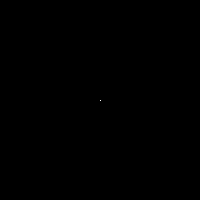
#> input picture challenge_22/white.gif, 200 x 200 px
$ python challenge_22.py
#> lines starting #> are read from the running program, lines starting #| are printed output that depends on the picture; after the words box and inside, x2 and y2 are one past the last pixel; in counts of white or black regions, pixels touching at a corner belong together
# Challenge 22

from PIL import Image


def draw_dot(i, x, y, size=1):
    for r in range(size):
        for c in range(size):
            i.putpixel((x + r, y + c), 0)


img = Image.open("white.gif")
#> img is the input picture: PIL image 200x200 P; values 0 (black) and 8 (white), 0% white in thin lines or dots, all inside (x1, y1, x2, y2) = (100, 100, 101, 101)
new = Image.new("RGB", (400, 100), "white")
#> new: PIL image 400x100 RGB; every value is 255

x, y = -70, 50
for frame in range(img.n_frames):
    img.seek(frame)
    left, top, *_ = img.getbbox()
    left -= 100
    top -= 100
    if left == top == 0:
        x += 80
        y = 50
    x += left
    y += top
    draw_dot(new, x, y, 3)
#> this loop made 133 passes
#> (left, top, x, y) on passes 1 to 12: (0, 0, 10, 50), (0, 2, 10, 52), (0, 2, 10, 54), (0, 2, 10, 56), (0, 2, 10, 58), (0, 2, 10, 60), (0, 2, 10, 62), (0, 2, 10, 64), (0, 2, 10, 66), (2, 2, 12, 68), (2, 0, 14, 68), (2, 0, 16, 68)
#> (left, top, x) on passes 81, 102: (0, 0, 274), (0, 0, 370)
#> img: PIL image 200x200 RGB; values 0 (black) and 8 (white), 0% white in thin lines or dots, all inside (x1, y1, x2, y2) = (98, 98, 99, 99)
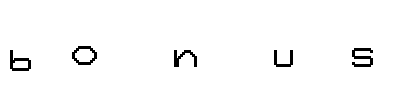
#> new: PIL image 400x100 RGB; 97.8% white; 5 black regions, box (x1, y1, x2, y2) and area: (352, 48, 373, 67) 207, (10, 50, 31, 71) 182, (72, 46, 97, 65) 180, (174, 50, 197, 67) 161, (274, 50, 293, 67) 133
#> after the loop, x = 352
new.save("challenge_22_output.png")

######################################
# OUTPUT:                            #
#                                    #
# IMAGE: see challenge_22_output.png #
######################################
